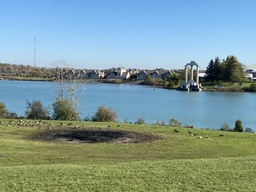
#> input picture lab6/left.jpg, 256 x 192 px, shrunk from 1008 x 756 before the run
$ python q5.py
#> lines starting #> are read from the running program, lines starting #| are printed output that depends on the picture
#Image Stitching
import cv2
import numpy as np
import random

def solution(left_img, right_img):
    key_points1, descriptor1, key_points2, descriptor2 = get_keypoint(left_img, right_img)
    good_matches = match_keypoint(key_points1, key_points2, descriptor1, descriptor2)
    final_H = ransac(good_matches)

    # Prepare the points for the transformation
    rows1, cols1 = right_img.shape[:2]
    rows2, cols2 = left_img.shape[:2]

    points1 = np.float32([[0, 0], [0, rows1], [cols1, rows1], [cols1, 0]]).reshape(-1, 1, 2)
    points2 = np.float32([[0, 0], [0, rows2], [cols2, rows2], [cols2, 0]]).reshape(-1, 1, 2)

    # Transform points2 using the homography
    points2_transformed = cv2.perspectiveTransform(points2, final_H)
    list_of_points = np.concatenate((points1, points2_transformed), axis=0)

    [x_min, y_min] = np.int32(list_of_points.min(axis=0).ravel() - 0.5)
    [x_max, y_max] = np.int32(list_of_points.max(axis=0).ravel() + 0.5)

    # Translation matrix to shift the image
    H_translation = np.array([[1, 0, -x_min], [0, 1, -y_min], [0, 0, 1]]).dot(final_H)

    # Warp the left image
    output_img = cv2.warpPerspective(left_img, H_translation, (x_max - x_min, y_max - y_min))
    output_img[(-y_min):rows1 + (-y_min), (-x_min):cols1 + (-x_min)] = right_img
    return output_img

def get_keypoint(left_img, right_img):
    l_img = cv2.cvtColor(left_img, cv2.COLOR_BGR2GRAY)
    r_img = cv2.cvtColor(right_img, cv2.COLOR_BGR2GRAY)

    # Create SIFT detector
    sift = cv2.SIFT_create()

    # Detect keypoints and descriptors
    key_points1, descriptor1 = sift.detectAndCompute(l_img, None)
    key_points2, descriptor2 = sift.detectAndCompute(r_img, None)

    return key_points1, descriptor1, key_points2, descriptor2

def match_keypoint(key_points1, key_points2, descriptor1, descriptor2):
    # k-Nearest neighbours between each descriptor
    bf = cv2.BFMatcher(cv2.NORM_L2, crossCheck=False)
    matches = bf.knnMatch(descriptor1, descriptor2, k=2)

    # Ratio test to get good matches
    good_matches = []
    for m, n in matches:
        if m.distance < 0.75 * n.distance:
            left_pt = key_points1[m.queryIdx].pt
            right_pt = key_points2[m.trainIdx].pt
            good_matches.append([left_pt[0], left_pt[1], right_pt[0], right_pt[1]])
    return good_matches

def homography(points):
    A = []
    for pt in points:
        x, y = pt[0], pt[1]
        X, Y = pt[2], pt[3]
        A.append([x, y, 1, 0, 0, 0, -X * x, -X * y, -X])
        A.append([0, 0, 0, x, y, 1, -Y * x, -Y * y, -Y])

    A = np.array(A)
    _, _, vh = np.linalg.svd(A)
    H = (vh[-1, :].reshape(3, 3))
    return H / H[2, 2]

def ransac(good_pts):
    best_inliers = []
    final_H = None
    t = 5  # Distance threshold

    for _ in range(5000):
        random_pts = random.sample(good_pts, 4)
        H = homography(random_pts)

        inliers = []
        for pt in good_pts:
            p = np.array([pt[0], pt[1], 1]).reshape(3, 1)
            p_1 = np.array([pt[2], pt[3], 1]).reshape(3, 1)
            Hp = np.dot(H, p)
            Hp /= Hp[2]
            dist = np.linalg.norm(p_1 - Hp)

            if dist < t:
                inliers.append(pt)

        if len(inliers) > len(best_inliers):
            best_inliers, final_H = inliers, H

    return final_H

if __name__ == "__main__":
    left_img = cv2.imread('left.jpg')
#> left_img is the input picture: shape (192, 256, 3); mean B, G, R 153.1, 153.7, 127.4
    right_img = cv2.imread('right.jpg')
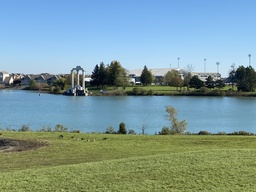
#> input picture lab6/right.jpg, 256 x 192 px, shrunk from 1008 x 756 before the run
#> right_img is the input picture: shape (192, 256, 3); mean B, G, R 155.9, 154.1, 125.4
    result_img = solution(left_img, right_img)
#> in get_keypoint, `l_img = cv2.cvtColor(left_img, cv2.COLOR_BGR2GRAY)`:
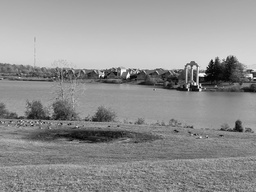
#> l_img: shape (192, 256); min 1, max 254, mean 145.7
#> in get_keypoint, `r_img = cv2.cvtColor(right_img, cv2.COLOR_BGR2GRAY)`:
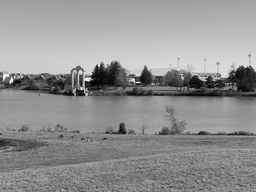
#> r_img: shape (192, 256); min 2, max 255, mean 145.7
#> in get_keypoint, `key_points1, descriptor1 = sift.detectAndCompute(l_img, None)`: key_points1 = 214 keypoints; strongest (x, y, size): (128, 76, 2.4), (251, 75, 2.4), (221, 74, 21), (194, 89, 4.6)
#> in get_keypoint, `key_points2, descriptor2 = sift.detectAndCompute(r_img, None)`: key_points2 = 207 keypoints; strongest (x, y, size): (11, 81, 2.7), (88, 79, 2.8), (133, 80, 2.2), (106, 79, 19.8)
#> in match_keypoint, `matches = bf.knnMatch(descriptor1, descriptor2, k=2)`: matches = 214 matches
#> the loop in match_keypoint, `for m, n in matches:` made 214 passes
#> (left_pt, right_pt) on passes 107, 113, 114, 117, 118, 119, 120, 121, 122, 124, 125, 127: ((111.2, 75.91), (235.7, 133.7)), ((122, 71.04), (4.47, 75.89)), ((122, 71.04), (4.47, 75.89)), ((124.3, 80.19), (7, 85.4)), ((125.2, 73.37), (8.27, 78.29)), ((125.3, 73.34), (8.27, 78.29)), ((126.8, 86.75), (10.63, 92.26)), ((128, 75.63), (11.2, 80.6)), ((129.6, 69.97), (12.94, 74.77)), ((132.2, 76.61), (16.41, 81.89)), ((132.9, 76.91), (16.41, 81.89)), ((138.6, 122.8), (22.65, 129.8))
#> left_pt on pass 174: (202.2, 80.16)
#> after the loop in match_keypoint, `for m, n in matches:`: good_matches = 66 items, first 6: [111.2, 75.91, 235.7, 133.7], [122, 71.04, 4.47, 75.89], [122, 71.04, 4.47, 75.89], [124.3, 80.19, 7, 85.4], [125.2, 73.37, 8.27, 78.29], [125.3, 73.34, 8.27, 78.29]
#> after the loop in ransac, `for _ in range(5000):`: best_inliers = 65 items, first 6: [122, 71.04, 4.47, 75.89], [122, 71.04, 4.47, 75.89], [124.3, 80.19, 7, 85.4], [125.2, 73.37, 8.27, 78.29], [125.3, 73.34, 8.27, 78.29], [126.8, 86.75, 10.63, 92.26]
#> in solution, `final_H = ransac(good_matches)`: final_H = [[1.17, -0.0011, -135.4], [0.0531, 1.13, -3.68], [0.000737, 3.77e-06, 1]]
#> in solution, `points2_transformed = cv2.perspectiveTransform(points2, final_H)`: points2_transformed = [[-135.4, -3.68], [-135.5, 212.4], [137.7, 190.2], [137.9, 8.33]]
#> in solution, `list_of_points = np.concatenate((points1, points2_transformed), axis=0)`: list_of_points = [[0, 0], [0, 192], [256, 192], [256, 0], [-135.4, -3.68], [-135.5, 212.4], [137.7, 190.2], [137.9, 8.33]]
#> in solution, `[x_min, y_min] = np.int32(list_of_points.min(axis=0).ravel() - 0.5)`: x_min = -136; y_min = -4
#> in solution, `[x_max, y_max] = np.int32(list_of_points.max(axis=0).ravel() + 0.5)`: x_max = 256; y_max = 212
#> in solution, `H_translation = np.array([[1, 0, -x_min], [0, 1, -y_min], [0, 0, 1]])...`: H_translation = [[1.27, -0.000589, 0.595], [0.056, 1.13, 0.318], [0.000737, 3.77e-06, 1]]
#> in solution, `output_img = cv2.warpPerspective(left_img, H_translation, (x_max - x_m..`:
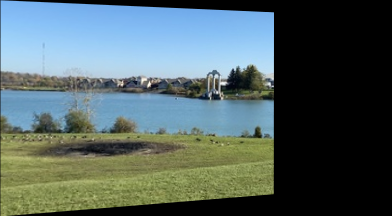
#> output_img: shape (216, 392, 3); mean B, G, R 98.6, 98.9, 82.2
#> in solution, `output_img[(-y_min):rows1 + (-y_min), (-x_min):cols1 + (-x_min)] = rig..`:
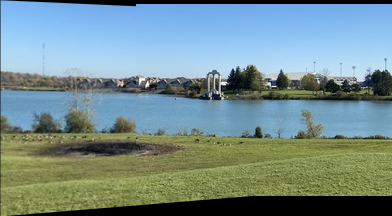
#> output_img: shape (216, 392, 3); mean B, G, R 141.7, 141.4, 116.6
    cv2.imshow("left Image",left_img)
    cv2.imshow("right Image",right_img)
    cv2.imshow("Stitched Image",result_img)
    cv2.waitKey(0)
    cv2.destroyAllWindows()
